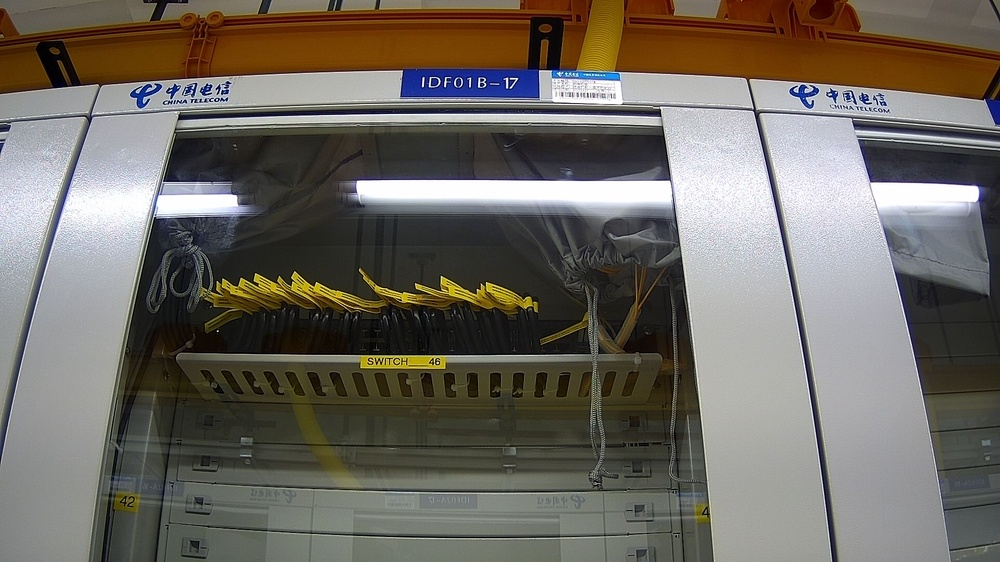
#> input picture test.jpg, 1000 x 562 px, shrunk from 1920 x 1080 before the run
$ python perspective_transform.py
#> lines starting #> are read from the running program, lines starting #| are printed output that depends on the picture
# -*- coding:utf-8 -*-
import cv2
import numpy as np
import sys

roll = 0
pitch = 0
yaw = 0
fov = 60

def rad(x):
    return x * np.pi / 180

def get_warpR(h, w):
    global roll,pitch,yaw,fov
    # rotate matrix of roll pitch yaw
    # rx = np.array([[1, 0, 0, 0],
    #                [0, np.cos(rad(roll)), -np.sin(rad(roll)), 0],
    #                [0, -np.sin(rad(roll)), np.cos(rad(roll)), 0, ],
    #                [0, 0, 0, 1]], np.float32)

    # ry = np.array([[np.cos(rad(pitch)), 0, np.sin(rad(pitch)), 0],
    #                [0, 1, 0, 0],
    #                [-np.sin(rad(pitch)), 0, np.cos(rad(pitch)), 0, ],
    #                [0, 0, 0, 1]], np.float32)

    # rz = np.array([[np.cos(rad(yaw)), np.sin(rad(yaw)), 0, 0],
    #                [-np.sin(rad(yaw)), np.cos(rad(yaw)), 0, 0],
    #                [0, 0, 1, 0],
    #                [0, 0, 0, 1]], np.float32)

    # r = rx.dot(ry).dot(rz)
    sinx = np.sin(rad(roll))
    cosx = np.cos(rad(roll))
    siny = np.sin(rad(pitch))
    cosy = np.cos(rad(pitch))
    sinz = np.sin(rad(yaw))
    cosz = np.cos(rad(yaw))
    # rotate matrix
    r = np.array([[ cosy*cosz, -cosx*sinz+sinx*siny*cosz, sinx*sinz+cosx*siny*cosz, 0],
                  [ cosy*sinz, cosx*cosz+sinx*siny*sinz, -sinx*cosz+cosx*siny*sinz, 0],
                  [ -siny,     sinx*cosy,                cosx*cosy,                0],
                  [ 0,         0,                        0,                         1]], np.float32)

    # four pair points
    pcenter = np.array([w / 2, h / 2, 0, 0], np.float32)
    p1 = np.array([0, 0, 0, 0], np.float32) - pcenter
    p2 = np.array([w, 0, 0, 0], np.float32) - pcenter
    p3 = np.array([0, h, 0, 0], np.float32) - pcenter
    p4 = np.array([w, h, 0, 0], np.float32) - pcenter

    # rotate these points
    dst1 = r.dot(p1)
    dst2 = r.dot(p2)
    dst3 = r.dot(p3)
    dst4 = r.dot(p4)
    list_dst = [dst1, dst2, dst3, dst4]

    org = np.array([[0, 0],
                    [w, 0],
                    [0, h],
                    [w, h]], np.float32)

    dst = np.zeros((4, 2), np.float32)

    # projection to iamge plane
    for i in range(4):
        dst[i, 0] = list_dst[i][0] * z / (z+list_dst[i][2]) + pcenter[0]
        dst[i, 1] = list_dst[i][1] * z / (z+list_dst[i][2]) + pcenter[1]

    warpR = cv2.getPerspectiveTransform(org, dst)
    return warpR

def control(c):
    global roll,pitch,yaw,fov

    # keyboard control
    if 27 == c:  # Esc quit
        sys.exit()
    if c == ord('w'):
        roll += 1
    if c == ord('s'):
        roll -= 1
    if c == ord('a'):
        pitch += 1
    if c == ord('d'):
        pitch -= 1
    if c == ord('u'):
        yaw += 1
    if c == ord('p'):
        yaw -= 1
    if c == ord('t'):
        fov += 1
    if c == ord('r'):
        fov -= 1
    if c == ord(' '):
        roll = pitch = yaw = 0
    if c == ord('e'):
        print("======================================")
        print('angle alpha(roll):')
        print(roll)
        print('angle beta(pitch):')
        print(pitch)
        print('dz(yaw):')
        print(yaw)

if __name__=="__main__":
    img = cv2.imread('test.jpg')
#> img is the input picture: shape (562, 1000, 3); mean B, G, R 98, 105.6, 110.5
    # cv2.imshow("original", img)

    # expand image
    img = cv2.copyMakeBorder(img, 200, 200, 200, 200, cv2.BORDER_CONSTANT, 0)
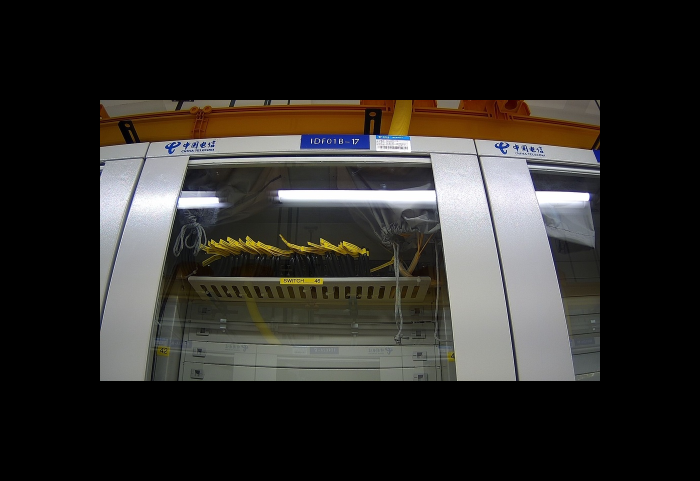
#> img: shape (962, 1400, 3) (shown at 1/2 size); mean B, G, R 40.9, 44.1, 46.1
    h, w = img.shape[0:2]
#> h = 962; w = 1400


    # get distance from image to camera
    z = np.sqrt(w ** 2 + h ** 2) / 2 / np.tan(rad(fov / 2))
#> z = 1471.1

    while True:
        warpR = get_warpR(h, w)
#> warpR = [[1, 0, 0], [0, 1, 0], [0, 0, 1]]
        result = cv2.warpPerspective(img, warpR, (w, h))
        cv2.namedWindow('result',2)
        cv2.imshow("result", result)
        c = 0xFF & cv2.waitKey(1)
#> (key e is pressed here)
        control(c)
#> (the program exits here)
